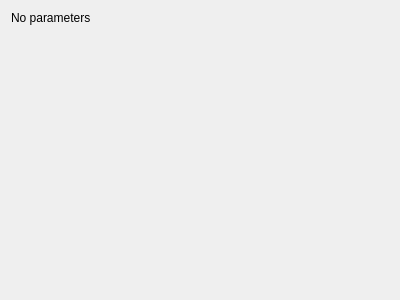
<?xml version="1.0" encoding="UTF-8"?>
<ui version="4.0">
 <class>Form</class>
 <widget class="QWidget" name="Form">
  <property name="geometry">
   <rect>
    <x>0</x>
    <y>0</y>
    <width>400</width>
    <height>300</height>
   </rect>
  </property>
  <property name="windowTitle">
   <string>Form</string>
  </property>
  <layout class="QVBoxLayout" name="verticalLayout">
   <item>
    <widget class="QLabel" name="label">
     <property name="text">
      <string>No parameters</string>
     </property>
    </widget>
   </item>
   <item>
    <spacer name="verticalSpacer">
     <property name="orientation">
      <enum>Qt::Vertical</enum>
     </property>
     <property name="sizeHint" stdset="0">
      <size>
       <width>20</width>
       <height>40</height>
      </size>
     </property>
    </spacer>
   </item>
  </layout>
 </widget>
 <resources/>
 <connections/>
</ui>
